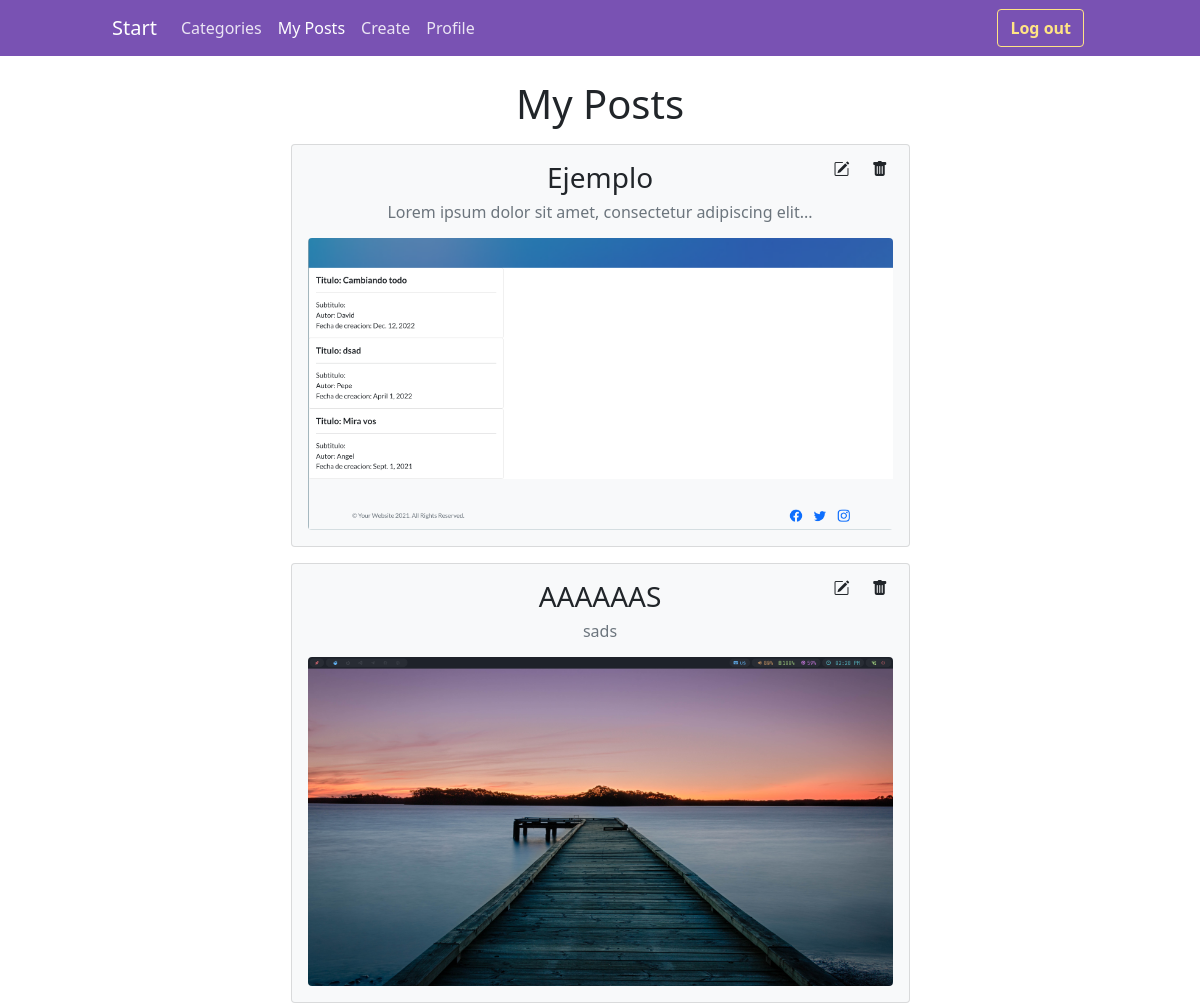
The page /blog/myposts/ (signed in, upper part) on the database as committed earlier.
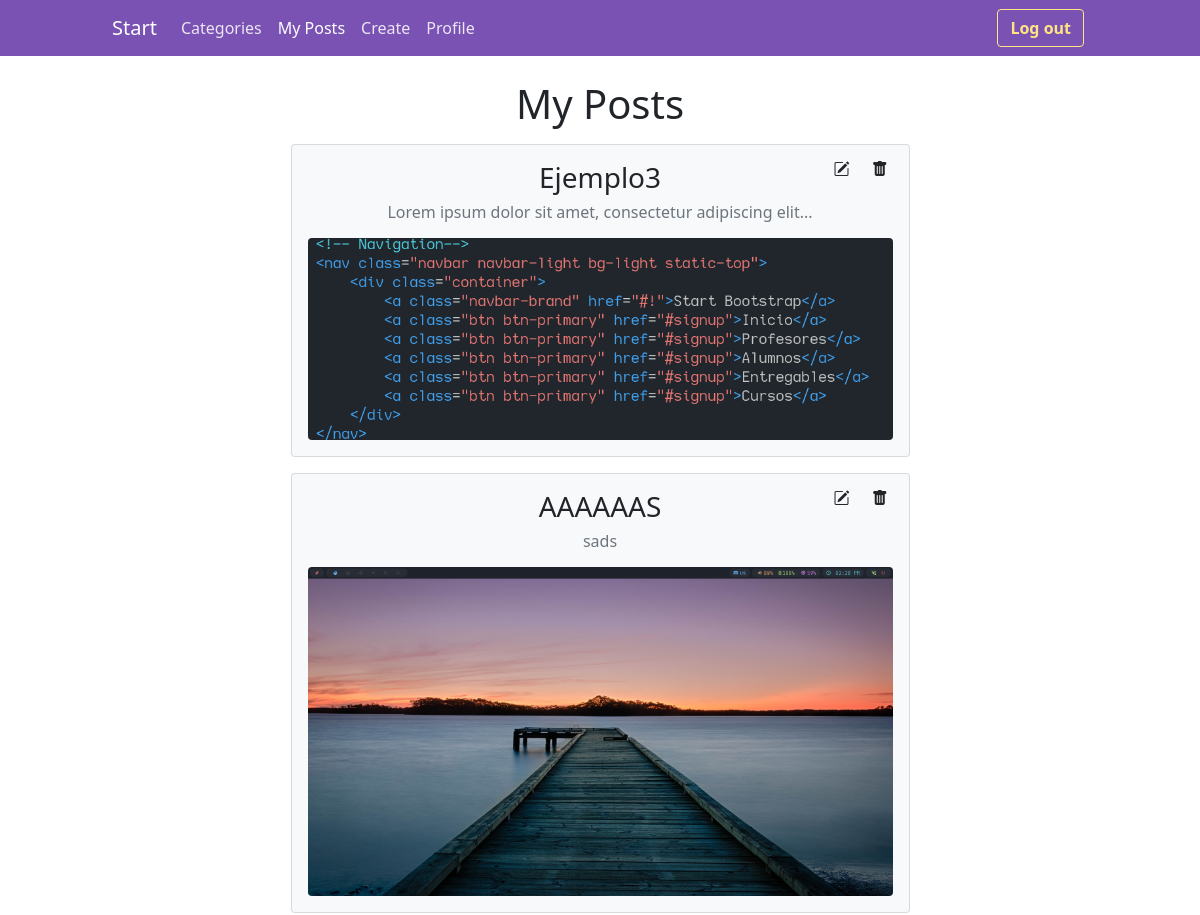
The same page on the database as committed later.
### blog/models.py (models this page shows, shortened)
class Post(models.Model):
    title = models.CharField(max_length=200)
    subtitle = models.CharField(max_length=200)
    date = models.DateTimeField(auto_now_add=True)
    content = RichTextField()
    image = models.ImageField(upload_to=custom_upload_to, blank=True)
    user = models.ForeignKey(User, on_delete=CASCADE)
    tags = models.ManyToManyField("Tag", blank=True)
    category = models.ForeignKey(Category, on_delete=CASCADE)
    class Meta:
        verbose_name = "post"
        verbose_name_plural = "posts"
        ordering = ["date", "title"]

### blog/views.py (the view)
# urls.py: path('myposts/', views.myposts, name='MyPosts'),
def myposts(request):
    posts = Post.objects.filter(user=request.user.id).order_by("-date")
    return render(request, "blog/myposts.html", {"page": "My Posts", "posts": posts})

### blog/templates/blog/myposts.html
{% extends 'layout.html' %} {% load static %}
{% block content %}
<h1 class="text-center">My Posts</h1>
{% if posts %}
    {% for post in posts %}
        {% include 'blog/post_card.html' %}
    {% endfor %}
{% else %}
    <div class="text-center my-3">
    <span>You haven't written any post yet. </span>
    <a href="{% url 'Create' %}" class="color-main my-link">Create one now.</a>
    </div>
{% endif %}
{% endblock content %}

### blog/templates/blog/post_card.html
<div class="p-0 m-0 pos-rel">
  <a class="card bg-light p-3 my-3" href="{% url 'Post' post.id %}">
    <div class="pb-2">
      <h3 class="text-center">{{ post.title }}</h3>
      <h6 class="text-muted text-center">{{ post.subtitle }}</h6>
    </div>
    <img src="{{ post.image.url }}" alt="post" class="w-100 post-image" />
  </a>
  {% if post.user.id == user.id %}
  <div class="post-buttons col-md-auto d-none d-md-inline">
    <a class="btn px-2 edit_post_btn p-0" href="{% url 'Update' post.id %}">
      <i class="bi bi-pencil-square"></i>
    </a>
    <a class="btn px-2 delete_post_btn p-0" href="{% url 'Delete' post.id %}">
      <i class="bi bi-trash-fill"></i>
    </a>
  </div>
  {% endif %}
</div>

Rows that differ between the two databases and show on the page:
changed Post "Lorem ipsum dolor sit amet, consectetur adipiscing elit...": title "Ejemplo" → "Ejemplo3"; image: a different picture
